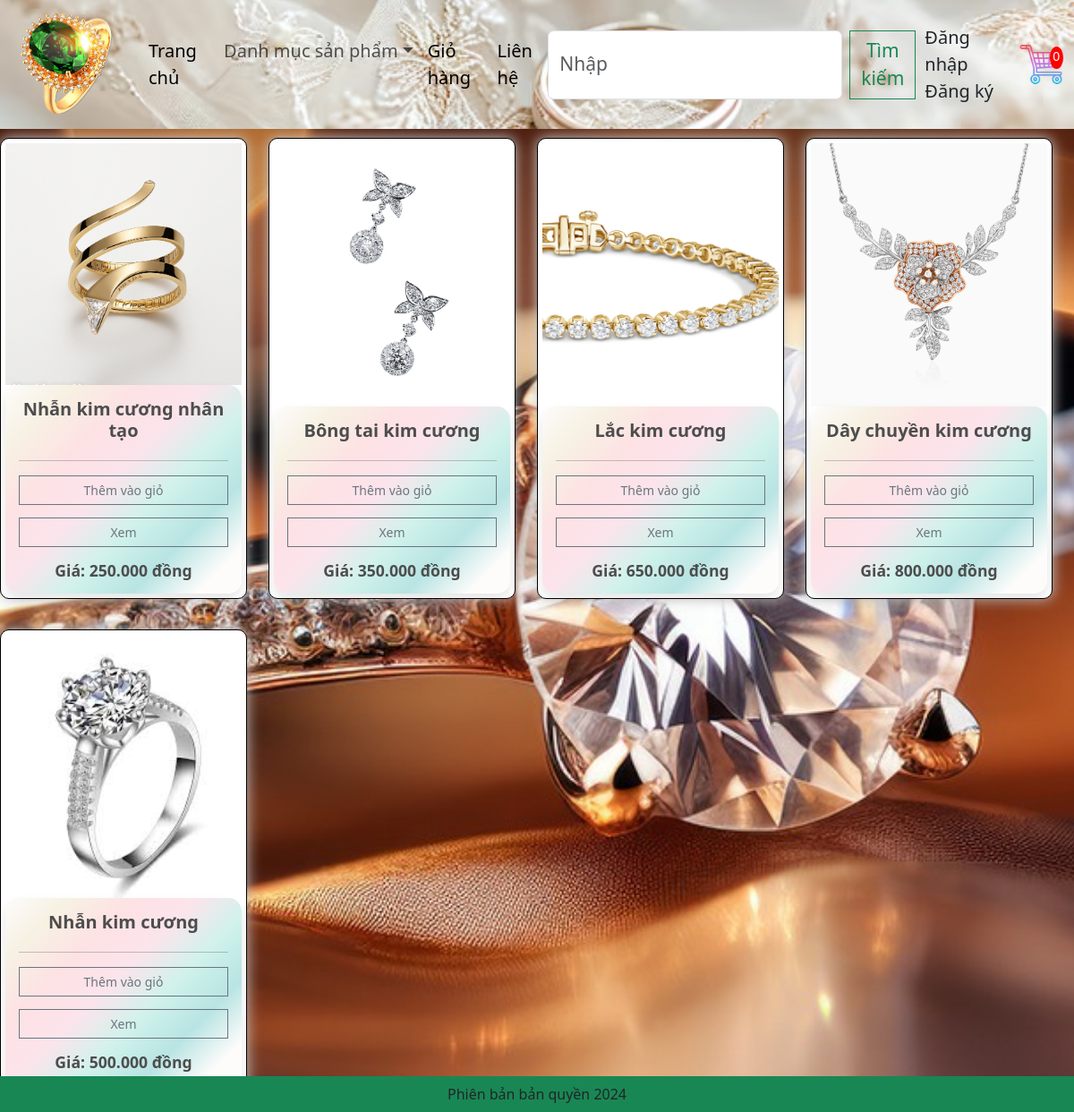
The app's page /category/?category=trang-suc-bang-kim-cuong with its own data.
### app/models.py (models this page shows, shortened)
class Product(models.Model):
    category = models.ManyToManyField(Category,related_name='product')
    name = models.CharField(max_length=200, null=True)  # Tên sản phẩm
    price = models.FloatField()  # Giá của sản phẩm
    digital = models.BooleanField(default=False, null=True, blank=False)  # Nếu là sản phẩm số
    image = models.ImageField(null=True, blank=True)  # Ảnh của sản phẩm
    detail = models.TextField(null=True,blank=True)
    @property
    def ImageURL(self):
        try:
            url = self.image.url
        except:
            url = ''
        return url

### app/views.py (the view)
# urls.py: path('category/', views.category, name="category"),
def category(request):
    categories = Category.objects.filter(is_sub=False)
    active_category_slug = request.GET.get('category', '')
    products = []  # Khởi tạo products là list rỗng
    active_category = None # Khởi tạo active_category
    if active_category_slug:
        active_category = get_object_or_404(Category, slug=active_category_slug) # Lấy category theo slug, trả về 404 nếu không tìm thấy
        products = Product.objects.filter(category=active_category) # Filter theo ForeignKey
    if request.user.is_authenticated:
      customer = request.user
      order, created = Order.objects.get_or_create(customer=customer, complete=False)
      items = order.orderitem_set.all()
      cartItems = order.get_cart_items
    else:
      cartItems = 0
    context = {
        'categories': categories,
        'products': products,
        'active_category': active_category, # Truyền category đã tìm được, hoặc None nếu không có slug
        'cartItems':cartItems,
    }
    return render(request, 'app/category.html', context)

### app/templatetags/custom_filters.py (called while the page is built)
@register.filter
def format_currency(value):
    try:
        value = int(value)
    except (ValueError, TypeError):
        return value  # Trả lại nguyên giá trị nếu không phải số
    formatted_value = f"{value:,}".replace(",", ".")
    return f"{formatted_value} đồng"

### app/templates/app/category.html (shortened to what this page needs)
{% extends 'app/base.html' %}
{% load static %}
        {% block register %}
        <div class="row" style='width:100%;'>
          {% for product in products %}
          <div class="col-lg-3 mb-4">
            <div class="box-element product" style="height: 515px; border: 1px solid #000000; border-radius: 10px; display: flex; flex-direction: column; justify-content: space-between;">
                <div class="image-container" style="height: 300px; width: 100%; overflow: hidden; display: flex; justify-content: center; align-items: center;">
                    <img class="thumbnail" src="{{product.ImageURL}}"
                        style="width: 100%; height: 100%; object-fit: cover;">
                </div>
                <div class="content-container" style="padding: 15px; display: flex; flex-direction: column; justify-content: space-between; flex-grow: 1;">
                    <h6 style="text-align: center; font-size: 1.25rem; font-weight: bold; margin-bottom: 5px;">
                        {{ product.name }}
                    </h6>
                    <hr>
                    <div class="button-price-container" style="display: flex; flex-direction: column; justify-content: space-between; flex-grow: 1;">
                        <div class="buttons mb-2" style="display: flex; flex-direction: column; gap: 6px;">
                            <button data-product={{product.id}} data-action = "add" class="btn btn-outline-secondary add-btn w-100 mb-2 update-cart">Thêm vào giỏ</button>
                            <a class="btn btn-outline-secondary add-btn w-100 mb-2" href="{%url 'detail' %}?id={{product.id}}">Xem</a>
                        </div>
                        {% load custom_filters %}
                        <h3 class="text-center mb-0" style="font-size: 1.1rem;">
                            <strong>Giá: {{product.price | format_currency }}</strong>
                        </h3>
                    </div>
                </div>
            </div>
          </div>
          {% endfor %}
        </div>
        {% endblock register %}

### app/static/app/css/style.css (style rules this page uses)
.add-btn { font-size: 14px; padding: 5px 10px; }
.image-container { width: 100px; height: 100px; overflow: hidden; }
.image-container img.thumbnail { width: 100%; height: 100%; object-fit: cover; }
.box-element.product h6 { text-align: center; font-size: 1.2rem; }
.box-element.product h3 { text-align: center; font-size: 1.5rem; }
.content-container { background: linear-gradient( 135deg, #fdfcfb, #f7f1e3 15%, #fde2e4 30%, #fce4ec 45%, #d1f2eb 60%, #b8e4e3 75%, #fdfcfb 90% ); border-radius: 15px; padding: 25px; box-shadow: 0 6px 12px rgba(0, 0, 0, 0.1); transition: background 0.5s ease; }
body { background-image: url('/static/app/images/background.jpg'); background-repeat: no-repeat; background-size: cover; background-position: center center; background-attachment: fixed; }
.text-center { text-align: center; }

### app/static/app/css/main.css (style rules this page uses)
body { background-color: hsl(0, 0%, 98%); }
h1,h2,h3,h4,h5,h6 { color:hsl(0, 0%, 30%); }
.box-element { box-shadow:hsl(0, 0%, 80%) 0 0 16px; background-color: #fff; border-radius: 4px; padding: 5px; }
.thumbnail { width: 350px; height:200px; -webkit-box-shadow: -1px -3px 5px -2px rgba(214,214,214,1); -moz-box-shadow: -1px -3px 5px -2px rgba(214,214,214,1); box-shadow: -1px -3px 5px -2px rgba(214,214,214,1); }
.product { border-radius: 0 0 4px 4px; }
.col-lg-3, .col-lg-4, .col-lg-6, .col-lg-8, .col-lg-12 { margin-top: 10px; }
.btn { border-radius: 0; }
.box-element.product h6 { text-align: center; font-size: 1.2rem; }
.box-element.product h3 { text-align: center; font-size: 1.5rem; }

### records on screen
Product: ImageURL (picture), name "Nhẫn kim cương nhân tạo", price "250.000 đồng"
Product: ImageURL (picture), name "Bông tai kim cương", price "350.000 đồng"
Product: ImageURL (picture), name "Lắc kim cương", price "650.000 đồng"
Product: ImageURL (picture), name "Dây chuyền kim cương", price "800.000 đồng"
Product: ImageURL (picture), name "Nhẫn kim cương", price "500.000 đồng"

### other values on screen
{{ cartItems }} "0"
